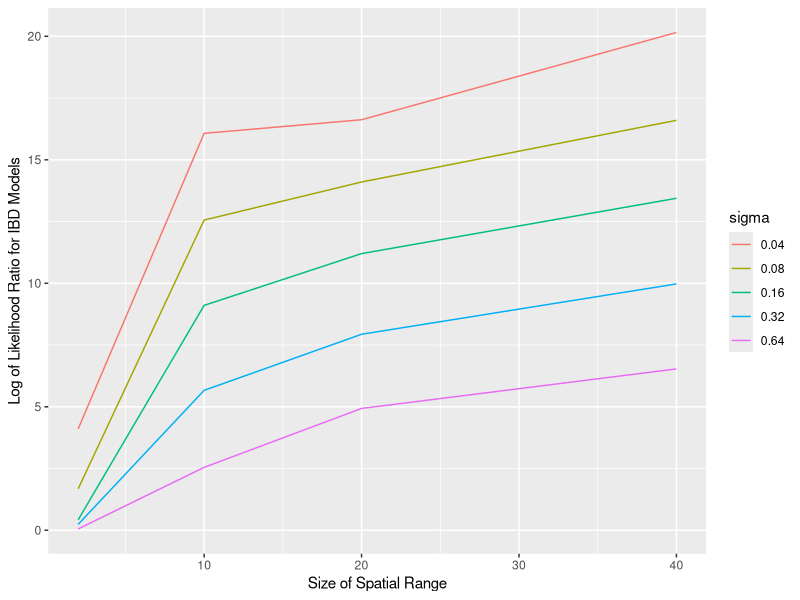

Source code (R):
library(tidyverse)
library(modelr)
options(na.action = na.warn)
power_law_model  <- function(x, xbar, rhomu, alpha) {(gamma(abs(alpha) + 1)/(2*pi))*sin(pi*abs(alpha)/2)*((x/abs(xbar))^(-abs(alpha) -1))/abs(xbar*rhomu)}
exponential_model  <- function(x, xbar, rhomu){exp(-x/abs(xbar))/(4*abs(rhomu*xbar) + 1)}
num_ending_distances <- 4
num_sigma <- 5
total_length <- num_sigma*num_ending_distances
starting_distances <- rep(1, total_length)
ending_distances <- c(2*rep(1,num_sigma), 10*rep(1,num_sigma), 20*rep(1,num_sigma), 40*rep(1,num_sigma))
sigma_values <- rep(.02*2^c(1:num_sigma), num_ending_distances)
zerovec <- 0*c(1:total_length)
num_dist_points <- 5

LLR_df <- tibble(starting_distance = starting_distances, ending_distance = ending_distances, sigma =  sigma_values, LLR_avg =  zerovec, LLR_low =  zerovec, LLR_high =  zerovec)

for(i in 1:total_length){
  start_dist <- LLR_df$starting_distance[i]
  end_dist <- LLR_df$ending_distance[i]
  distance_interval <- end_dist - start_dist
  sigma_val <- LLR_df$sigma[i]
  dist_vec <- start_dist*rep(1,num_dist_points) + (distance_interval/(num_dist_points-1))*c(0:(num_dist_points-1))
  means <- power_law_model(dist_vec, 1, 1, 1.5)
  MLE_power_avg <- 0
  MLE_exp_avg <- 0
  num_rand_trials <- 500
  for(Q in 1:num_rand_trials){
  simulated_data <- rlnorm(num_dist_points, meanlog = log(means), sdlog = sigma_val)
  
  neg_power_LL_func <- function(par) # par is c(xbar, rhomu, alpha, SIGMA) # bound alpha at 2
   {-1*sum(dlnorm(simulated_data, meanlog =log(power_law_model(dist_vec, par[1], par[2], 2/(1 + exp(par[3]))  )), sdlog = abs(par[4]), log = TRUE))}
  
  neg_exponential_LL_func <- function(par) #par is c(xbar, rhomu, SIGMA)
   {-1*sum(dlnorm(simulated_data, meanlog =log(exponential_model(dist_vec, par[1], par[2])), sdlog = abs(par[3]), log = TRUE))}
  
  MLE_power <- -1*optim(c(1, 1, 1.5, 1), neg_power_LL_func)$value
  MLE_exp <- -1*optim(c(5, 1, 1), neg_exponential_LL_func)$value
  MLE_power_avg <- MLE_power_avg + MLE_power/num_rand_trials
  MLE_exp_avg <- MLE_exp_avg + MLE_exp/num_rand_trials
  }
  
  Log_of_Likelihood_ratio <- MLE_power_avg - MLE_exp_avg
  LLR_df$LLR_avg[i] <- Log_of_Likelihood_ratio
  }
LLR_df <- mutate(LLR_df, sigma = as.factor(sigma))
ggplot(data = LLR_df) + geom_line(aes(x = ending_distance, y = LLR_avg, color = sigma)) + labs(x= "Size of Spatial Range", y = "Log of Likelihood Ratio for IBD Models" )

